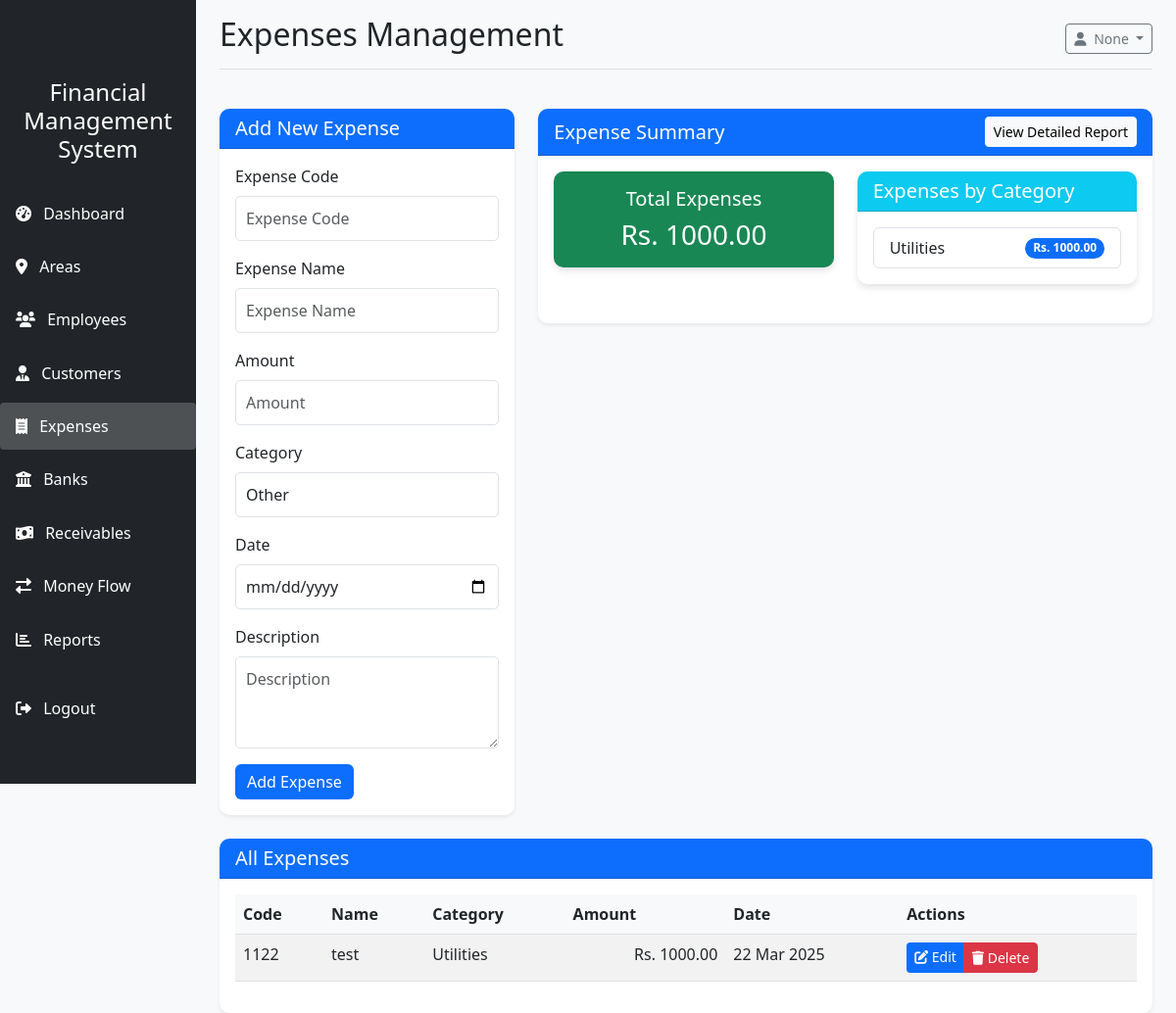
The app's page /dashboard/expenses/ (signed in) with its own data.
### authentication/models.py (models this page shows, shortened)
class User(AbstractUser):
    ROLE_CHOICES = (
        ('admin', 'Admin'),
        ('accountant', 'Accountant'),
    )
    username = None
    email = models.EmailField(_('email address'), unique=True)
    role = models.CharField(max_length=20, choices=ROLE_CHOICES, default='accountant')
    USERNAME_FIELD = 'email'
    REQUIRED_FIELDS = []
    objects = UserManager()

### dashboard/models.py (models this page shows, shortened)
class Expense(models.Model):
    CATEGORY_CHOICES = [
        ('utilities', 'Utilities'),
        ('rent', 'Rent'),
        ('salary', 'Salary'),
        ('maintenance', 'Maintenance'),
        ('supplies', 'Supplies'),
        ('marketing', 'Marketing'),
        ('travel', 'Travel'),
        ('taxes', 'Taxes'),
        ('insurance', 'Insurance'),
        ('other', 'Other'),
    ]
    expense_code = models.CharField(max_length=20, unique=True)
    name = models.CharField(max_length=100)
    amount = models.DecimalField(max_digits=10, decimal_places=2)
    category = models.CharField(max_length=20, choices=CATEGORY_CHOICES, default='other')
    date = models.DateField()
    description = models.TextField(blank=True, null=True)
    created_at = models.DateTimeField(auto_now_add=True)
    updated_at = models.DateTimeField(auto_now=True)
    class Meta:
        ordering = ['-date']

### dashboard/views.py (the view)
# urls.py: path('expenses/', views.expenses, name='expenses'),
@login_required
def expenses(request):
    expenses = Expense.objects.all().order_by('-date')
    form = ExpenseForm()
    if request.method == 'POST':
        form = ExpenseForm(request.POST)
        if form.is_valid():
            form.save()
            messages.success(request, 'Expense added successfully!')
            return redirect('expenses')
    total_expenses = expenses.aggregate(Sum('amount'))['amount__sum'] or 0
    expense_by_category = {}
    for category in dict(Expense.CATEGORY_CHOICES).keys():
        category_total = expenses.filter(category=category).aggregate(Sum('amount'))['amount__sum'] or 0
        if category_total > 0:
            expense_by_category[dict(Expense.CATEGORY_CHOICES)[category]] = category_total
    context = {
        'expenses': expenses,
        'form': form,
        'active_page': 'expenses',
        'total_expenses': total_expenses,
        'expense_by_category': expense_by_category
    }
    return render(request, 'dashboard/expenses.html', context)

### dashboard/forms.py (shortened to what this page needs)
class ExpenseForm(forms.ModelForm):
    class Meta:
        model = Expense
        fields = ['expense_code', 'name', 'amount', 'category', 'date', 'description']
        widgets = {
            'expense_code': forms.TextInput(attrs={'class': 'form-control', 'placeholder': 'Expense Code'}),
            'name': forms.TextInput(attrs={'class': 'form-control', 'placeholder': 'Expense Name'}),
            'amount': forms.NumberInput(attrs={'class': 'form-control', 'placeholder': 'Amount'}),
            'category': forms.Select(attrs={'class': 'form-control'}),
            'date': forms.DateInput(attrs={'class': 'form-control', 'type': 'date'}),
            'description': forms.Textarea(attrs={'class': 'form-control', 'placeholder': 'Description', 'rows': 3}),
        }
        labels = {
            'expense_code': 'Expense Code',
            'name': 'Expense Name',
            'amount': 'Amount',
            'category': 'Category',
            'date': 'Date',
            'description': 'Description',
        }

### dashboard/templates/dashboard/expenses.html (shortened to what this page needs)
{% extends 'dashboard/dashboard_base.html' %}
{% block page_title %}Expenses Management{% endblock %}
{% block dashboard_content %}
<div class="row mb-4">
    <div class="col-md-4">
        <div class="card shadow-sm">
            <div class="card-header bg-primary text-white">
                <h5 class="mb-0">Add New Expense</h5>
            </div>
            <div class="card-body">
                <form method="post" action="{% url 'expenses' %}">
                    <div class="mb-3">
                        <label for="{{ form.expense_code.id_for_label }}" class="form-label">{{ form.expense_code.label }}</label>
                        {{ form.expense_code }}
                    </div>
                    <div class="mb-3">
                        <label for="{{ form.name.id_for_label }}" class="form-label">{{ form.name.label }}</label>
                        {{ form.name }}
                    </div>
                    <div class="mb-3">
                        <label for="{{ form.amount.id_for_label }}" class="form-label">{{ form.amount.label }}</label>
                        {{ form.amount }}
                    </div>
                    <div class="mb-3">
                        <label for="{{ form.category.id_for_label }}" class="form-label">{{ form.category.label }}</label>
                        {{ form.category }}
                    </div>
                    <div class="mb-3">
                        <label for="{{ form.date.id_for_label }}" class="form-label">{{ form.date.label }}</label>
                        {{ form.date }}
                    </div>
                    <div class="mb-3">
                        <label for="{{ form.description.id_for_label }}" class="form-label">{{ form.description.label }}</label>
                        {{ form.description }}
                    </div>
                    <button type="submit" class="btn btn-primary">Add Expense</button>
                </form>
            </div>
        </div>
    </div>
    <div class="col-md-8">
        <div class="card shadow-sm">
            <div class="card-header bg-primary text-white d-flex justify-content-between align-items-center">
                <h5 class="mb-0">Expense Summary</h5>
                <a href="{% url 'expense_report' %}" class="btn btn-sm btn-light">View Detailed Report</a>
            </div>
            <div class="card-body">
                <div class="row mb-4">
                    <div class="col-md-6">
                        <div class="card bg-success text-white">
                            <div class="card-body text-center">
                                <h5 class="card-title">Total Expenses</h5>
                                <h3 class="mb-0">Rs. {{ total_expenses|floatformat:2 }}</h3>
                            </div>
                        </div>
                    </div>
                    <div class="col-md-6">
                        <div class="card">
                            <div class="card-header bg-info text-white">
                                <h5 class="mb-0">Expenses by Category</h5>
                            </div>
                            <div class="card-body">
                                <ul class="list-group">
                                    {% for category, amount in expense_by_category.items %}
                                        <li class="list-group-item d-flex justify-content-between align-items-center">
                                            {{ category }}
                                            <span class="badge bg-primary rounded-pill">Rs. {{ amount|floatformat:2 }}</span>
                                        </li>
                                    {% empty %}
                                        <li class="list-group-item">No expenses recorded yet</li>
                                    {% endfor %}
                                </ul>
                            </div>
                        </div>
                    </div>
                </div>
            </div>
        </div>
    </div>
</div>
<div class="row">
    <div class="col-md-12">
        <div class="card shadow-sm">
            <div class="card-header bg-primary text-white">
                <h5 class="mb-0">All Expenses</h5>
            </div>
            <div class="card-body">
                <div class="table-responsive">
                    <table class="table table-striped" id="expenseTable">
                        <thead>
                            <tr>
                                <th>Code</th>
                                <th>Name</th>
                                <th>Category</th>
                                <th>Amount</th>
                                <th>Date</th>
                                <th>Actions</th>
                            </tr>
                        </thead>
                        <tbody>
                            {% for expense in expenses %}
                                <tr>
                                    <td>{{ expense.expense_code }}</td>
                                    <td>{{ expense.name }}</td>
                                    <td>{{ expense.get_category_display }}</td>
                                    <td class="text-end">Rs. {{ expense.amount|floatformat:2 }}</td>
                                    <td>{{ expense.date|date:"d M Y" }}</td>
                                    <td>
                                        <div class="btn-group" role="group">
                                            <a href="{% url 'edit_expense' expense.id %}" class="btn btn-sm btn-primary">
                                                <i class="fas fa-edit"></i> Edit
                                            </a>
                                            <button type="button" class="btn btn-sm btn-danger" data-bs-toggle="modal" data-bs-target="#deleteExpenseModal"
                                                data-expense-id="{{ expense.id }}" data-expense-name="{{ expense.name }}">
                                                <i class="fas fa-trash"></i> Delete
                                            </button>
                                        </div>
                                    </td>
                                </tr>
                            {% empty %}
                                <tr>
                                    <td colspan="6" class="text-center">No expenses recorded yet</td>
                                </tr>
                            {% endfor %}
                        </tbody>
                    </table>
                </div>
            </div>
        </div>
    </div>
</div>
{% endblock %}

### dashboard/templates/dashboard/dashboard_base.html (shortened to what this page needs)
{% extends 'base.html' %}
{% block content %}
<div class="container-fluid">
    <div class="row">
        <div class="col-md-3 col-lg-2 d-md-block bg-dark sidebar collapse" id="sidebarMenu">
            <div class="position-sticky pt-3">
                <div class="logo-container">
                    <h4 class="text-white text-center p-3">Financial Management System</h4>
                </div>
                <ul class="nav flex-column">
                    <li class="nav-item">
                        <a class="nav-link text-white {% if active_page == 'dashboard' %}active{% endif %}" href="{% url 'dashboard' %}">
                            <i class="fas fa-tachometer-alt me-2"></i> Dashboard
                        </a>
                    </li>
                    <li class="nav-item">
                        <a class="nav-link text-white {% if active_page == 'areas' %}active{% endif %}" href="{% url 'areas' %}">
                            <i class="fas fa-map-marker-alt me-2"></i> Areas
                        </a>
                    </li>
                    <li class="nav-item">
                        <a class="nav-link text-white {% if active_page == 'employees' %}active{% endif %}" href="{% url 'employees' %}">
                            <i class="fas fa-users me-2"></i> Employees
                        </a>
                    </li>
                    <li class="nav-item">
                        <a class="nav-link text-white {% if active_page == 'customers' %}active{% endif %}" href="{% url 'customers' %}">
                            <i class="fas fa-user-tie me-2"></i> Customers
                        </a>
                    </li>
                    <li class="nav-item">
                        <a class="nav-link text-white {% if active_page == 'expenses' %}active{% endif %}" href="{% url 'expenses' %}">
                            <i class="fas fa-receipt me-2"></i> Expenses
                        </a>
                    </li>
                    <li class="nav-item">
                        <a class="nav-link text-white {% if active_page == 'banks' %}active{% endif %}" href="{% url 'banks' %}">
                            <i class="fas fa-university me-2"></i> Banks
                        </a>
                    </li>
                    <li class="nav-item">
                        <a class="nav-link text-white {% if active_page == 'receivables' %}active{% endif %}" href="{% url 'receivables' %}">
                            <i class="fas fa-money-bill-wave me-2"></i> Receivables
                        </a>
                    </li>
                    <li class="nav-item">
                        <a class="nav-link text-white {% if active_page == 'money_flow' %}active{% endif %}" href="{% url 'money_flow' %}">
                            <i class="fas fa-exchange-alt me-2"></i> Money Flow
                        </a>
                    </li>
                    <li class="nav-item">
                        <a class="nav-link text-white {% if active_page == 'reports' %}active{% endif %}" href="{% url 'reports' %}">
                            <i class="fas fa-chart-bar me-2"></i> Reports
                        </a>
                    </li>
                    <li class="nav-item mt-3">
                        <a class="nav-link text-white" href="{% url 'logout' %}">
                            <i class="fas fa-sign-out-alt me-2"></i> Logout
                        </a>
                    </li>
                </ul>
            </div>
        </div>
        <main class="col-md-9 ms-sm-auto col-lg-10 px-md-4">
            <div class="d-flex justify-content-between flex-wrap flex-md-nowrap align-items-center pt-3 pb-2 mb-3 border-bottom">
                <h1 class="h2">{% block page_title %}Dashboard{% endblock %}</h1>
                <div class="btn-toolbar mb-2 mb-md-0">
                    <div class="dropdown">
                        <button class="btn btn-sm btn-outline-secondary dropdown-toggle" type="button" id="userDropdown" data-bs-toggle="dropdown" aria-expanded="false">
                            <i class="fas fa-user me-1"></i> {{ request.user.username }}
                        </button>
                    </div>
                </div>
            </div>
            {% block dashboard_content %}{% endblock %}
        </main>
    </div>
</div>
{% endblock %}

### static/css/style.css (style rules this page uses)
body { font-family: 'Segoe UI', Tahoma, Geneva, Verdana, sans-serif; background-color: #f8f9fa; }
.sidebar { position: fixed; top: 0; bottom: 0; left: 0; z-index: 100; padding: 48px 0 0; box-shadow: inset -1px 0 0 rgba(0, 0, 0, .1); height: 100vh; }
.sidebar .nav-link { font-weight: 500; color: #333; padding: 0.75rem 1rem; margin: 0.2rem 0; border-radius: 0.25rem; }
.sidebar .nav-link.active { background-color: rgba(255, 255, 255, 0.2); }
.card { border: none; border-radius: 10px; box-shadow: 0 4px 6px rgba(0, 0, 0, 0.1); transition: transform 0.3s; }
.card-header { border-radius: 10px 10px 0 0 !important; font-weight: 600; }
.table th { font-weight: 600; background-color: #f8f9fa; }
.btn-primary { background-color: #0d6efd; border: none; }
.form-label { font-weight: 500; }
.form-control { border-radius: 5px; padding: 10px; }

### records on screen
User: user.username "None"
Expense: category "Utilities", amount "1000.00", expense_code "1122", name "test", date "22 Mar 2025"

### other values on screen
{{ total_expenses|floatformat:2 }} "1000.00"
